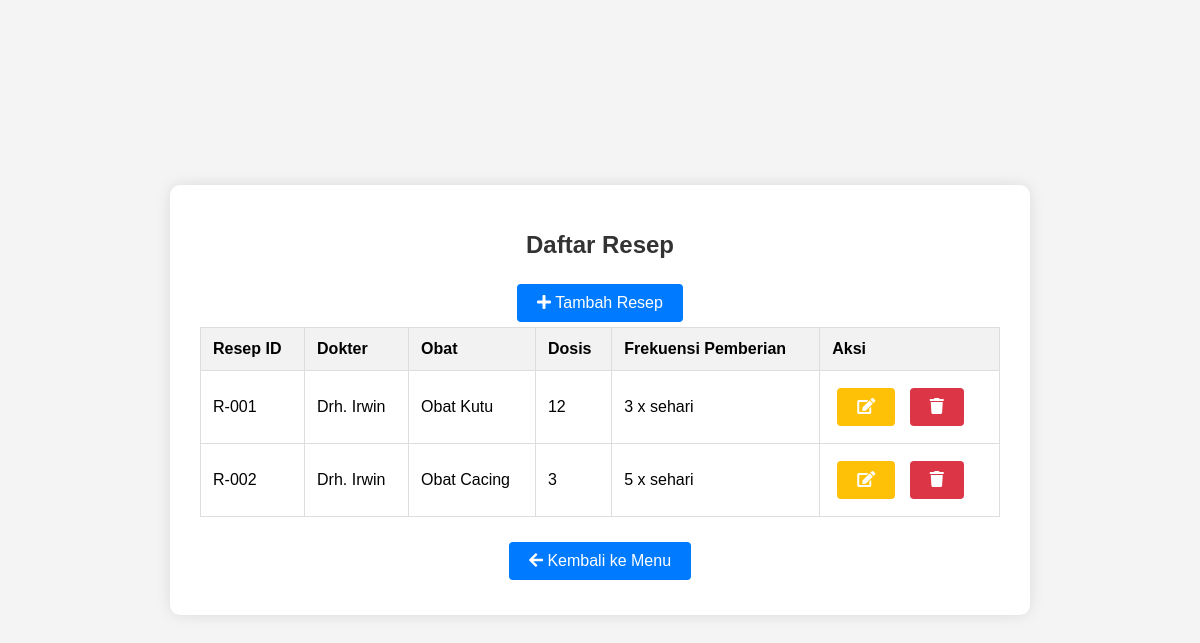
Screenshot of /src/models/resep/index.php with the database file from the repository.
### tables this page shows
CREATE TABLE `resep` (
  `Resep_ID` varchar(10) NOT NULL,
  `Dokter_ID` varchar(10) DEFAULT NULL,
  `Obat_ID` varchar(10) DEFAULT NULL,
  `Resep_Dosis` text DEFAULT NULL,
  `Resep_Frekuensi_Pemberian` text DEFAULT NULL
);

CREATE TABLE `dokter_hewan` (
  `Dokter_ID` varchar(10) NOT NULL,
  `Dokter_Nama` varchar(100) DEFAULT NULL,
  `Dokter_Telp` varchar(20) DEFAULT NULL,
  `Dokter_Tgl_Mulai_Kerja` date DEFAULT NULL,
  `Klinik_ID` varchar(10) DEFAULT NULL
);

CREATE TABLE `obat` (
  `Obat_ID` varchar(10) NOT NULL,
  `Obat_Nama` varchar(100) DEFAULT NULL,
  `Obat_Instruction` text DEFAULT NULL
);

### src/models/Resep/index.php (the view, shortened to what this page needs)
<?php
include '../../connection.php';
$sql = "SELECT resep.Resep_ID, resep.Dokter_ID, dokter_hewan.Dokter_Nama, resep.Obat_ID, obat.Obat_Nama, resep.Resep_Dosis, resep.Resep_Frekuensi_Pemberian
        FROM resep
        JOIN dokter_hewan ON resep.Dokter_ID = dokter_hewan.Dokter_ID
        JOIN obat ON resep.Obat_ID = obat.Obat_ID";
$result = $conn->query($sql);
?>
<!DOCTYPE html>
<html lang="en">
<head>
    <link rel="stylesheet" href="../../style/style.css">
    <link rel="stylesheet" href="https://cdnjs.cloudflare.com/ajax/libs/font-awesome/5.15.3/css/all.min.css">
</head>
<body>
    <div class="container">
        <h1>Daftar Resep</h1>
        <a href="create.php" class="btn btn-add"><i class="fas fa-plus"></i> Tambah Resep</a>
        <table>
            <tr>
                <th>Resep ID</th>
                <th>Dokter</th>
                <th>Obat</th>
                <th>Dosis</th>
                <th>Frekuensi Pemberian</th>
                <th>Aksi</th>
            </tr>
            <?php
            if ($result->num_rows > 0) {
                while ($row = $result->fetch_assoc()) {
                    echo "<tr>";
                    echo "<td>{$row['Resep_ID']}</td>";
                    echo "<td>{$row['Dokter_Nama']}</td>";
                    echo "<td>{$row['Obat_Nama']}</td>";
                    echo "<td>{$row['Resep_Dosis']}</td>";
                    echo "<td>{$row['Resep_Frekuensi_Pemberian']}</td>";
                    echo "<td>
                            <a href='update.php?id={$row['Resep_ID']}' class='btn btn-edit'><i class='fas fa-edit'></i></a>
                            <a href='delete.php?id={$row['Resep_ID']}' class='btn btn-delete'><i class='fas fa-trash'></i></a>
                          </td>";
                    echo "</tr>";
                }
            } else {
                echo "<tr><td colspan='6'>No data found</td></tr>";
            }
            ?>
        </table>
        <a href="../../app.php" class="btn btn-add"><i class="fas fa-arrow-left"></i> Kembali ke Menu</a>
    </div>
</body>
</html>

### src/style/style.css (style rules this page uses)
body { font-family: Arial, sans-serif; background-color: #f4f4f4; margin: 0; padding: 0; display: flex; justify-content: center; align-items: center; height: 100vh; }
.container { background-color: #fff; padding: 30px; border-radius: 10px; box-shadow: 0 0 15px rgba(0, 0, 0, 0.1); text-align: center; max-width: 800px; width: 100%; }
h1 { color: #333; margin-bottom: 20px; font-size: 24px; }
table { width: 100%; border-collapse: collapse; margin-bottom: 20px; }
table, th, td { border: 1px solid #ddd; }
th, td { padding: 12px; text-align: left; }
th { background-color: #f2f2f2; }
.btn { text-decoration: none; color: #fff; padding: 10px 20px; border-radius: 4px; transition: all 0.3s ease; display: inline-block; margin: 5px; }
.btn-add { background-color: #007bff; }
.btn-edit { background-color: #ffc107; }
.btn-delete { background-color: #dc3545; }

### rows the page displays
resep: Resep_ID "R-001", Dokter_ID.Dokter_Nama "Drh. Irwin", Obat_ID.Obat_Nama "Obat Kutu", Resep_Dosis "12", Resep_Frekuensi_Pemberian "3 x sehari"
resep: Resep_ID "R-002", Dokter_ID.Dokter_Nama "Drh. Irwin", Obat_ID.Obat_Nama "Obat Cacing", Resep_Dosis "3", Resep_Frekuensi_Pemberian "5 x sehari"
